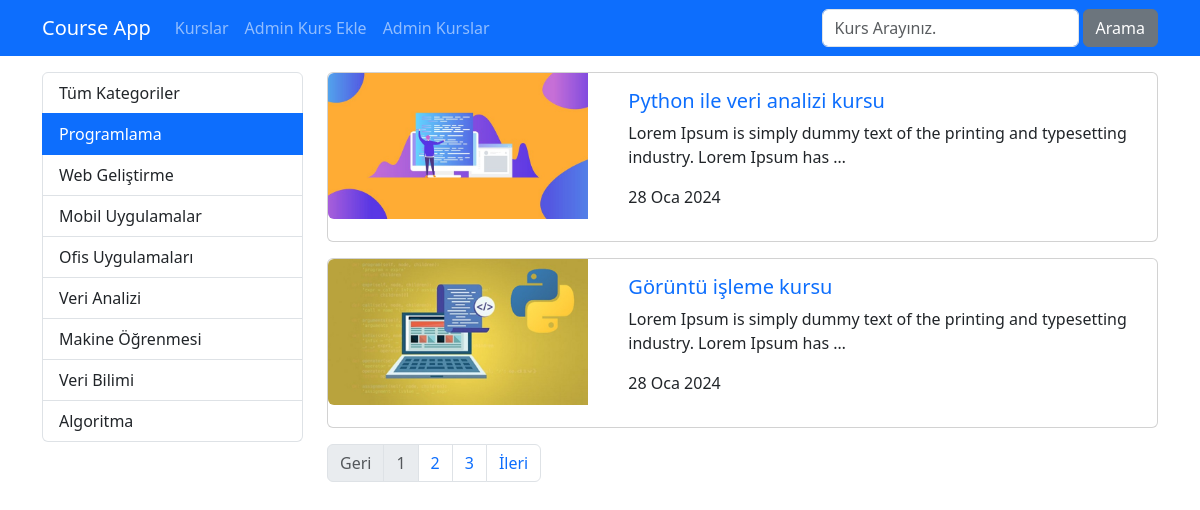
The page /kurs/kategori/programlama on the database its author committed.
### courses/models.py (models this page shows, shortened)
class Category(models.Model):
    name = models.CharField(max_length=40)
    slug = models.SlugField(default="", null=False, unique=True, db_index=True, max_length=50)

class Course(models.Model):
    title = models.CharField(max_length=50)
    description = models.TextField()
    imageUrl = models.CharField(max_length=50, blank=False)
    date = models.DateField(auto_now=True)
    isActive = models.BooleanField(default=False)
    isHome = models.BooleanField(default=False)
    slug = models.SlugField(default="", blank=True, null=False, unique=True, db_index=True)
    categories = models.ManyToManyField(Category)

### courses/views.py (the view)
# urls.py: path('kategori/<slug:slug>', getCoursesByCategory, name='courses_by_category'), # link alanina tanimlananlardan farkli bir deger girilirse burada bulunan dinamik alan calisir. Bu satir hep en asagida 
def getCoursesByCategory(request, slug):
    kurslar = Course.objects.filter(categories__slug=slug, isActive=True).order_by("date") # tarihe gore siralamasini soyledik.
    kategoriler = Category.objects.all()
    paginator = Paginator(kurslar, 2) # her sayfada 2 adet kurs olsun
    page = request.GET.get("page", 1) # varsayilan olarak ilk sayfayi al
    page_obj = paginator.page(page) # page sayfasindaki urun bilgilerini getir. # get_page yerine page de kullanabilirsin.
    context = dict(
        categories = kategoriler,
        page_obj = page_obj,
        seciliKategori = slug,
    )
    return render(request, 'courses/list.html', context)

### courses/templates/courses/list.html (shortened to what this page needs)
{% extends 'layout.html' %}
{% load static %}
{% block css_files %}
    <link rel="stylesheet" href="{% static 'courses/css/style.css' %}">
{% endblock %}
{% block content %}
    <div class="container mt-3">
        <div class="row">
            <div class="col-3">
                {% include 'courses/partials/_categories.html' %}
            </div>
            <div class="col-9">
                {% for course in page_obj.object_list %}
                    {% if course.isActive %}
                        {% include 'courses/partials/_course.html' %}
                    {% endif %}
                {% endfor %}
                {% include "courses/partials/_pagination.html" %}
            </div>
        </div>
    </div>
{% endblock content %}

### courses/templates/courses/partials/_categories.html
<div class="list-group">
    <a href="/kurs" class="list-group-item list-group-item-action">Tüm Kategoriler</a>
    {% for category in categories %}
        <a href="{% url 'courses_by_category' category.slug %}" class="list-group-item list-group-item-action {% if seciliKategori == category.slug %}active{% endif %}">{{ category.name|title }}</a>
    {% endfor %}
</div>

### courses/templates/courses/partials/_course.html (shortened to what this page needs)
{% load static %}
<div class="card mb-3">
    <div class="row">
        <div class="col-4">
            <img class="img-fluid rounded-start" src="{% static 'courses/img/'|add:course.imageUrl %}" alt="{{ course.title }}">
        </div>
        <div class="col-8">
            <div class="card-body">
                <h5 class="card-title">
                    <a href="{% url 'course_details' course.slug %}" style="text-decoration:none">
                        {{ course.title }}
                    </a>
                </h5>
                <p class="card-text">{{ course.description|truncatewords:15 }}</p>
                <p>{{ course.date|date:'SHORT_DATE_FORMAT' }}</p>
            </div>
        </div>
    </div>
</div>

### rows shown on the page
Category: name "Programlama"
Category: name "Web Geliştirme"
Category: name "Mobil Uygulamalar"
Category: name "Ofis Uygulamaları"
Category: name "Veri Analizi"
Category: name "Makine Öğrenmesi"
Category: name "Veri Bilimi"
Category: name "Algoritma"
Course: imageUrl (picture), title "Python ile veri analizi kursu", description "Lorem Ipsum is simply dummy text of the printing and typesetting industry. Lorem Ipsum has …", date "28 Oca 2024"
Course: imageUrl (picture), title "Görüntü işleme kursu", description "Lorem Ipsum is simply dummy text of the printing and typesetting industry. Lorem Ipsum has …", date "28 Oca 2024"

### other values the page prints
{{ i }} "1"
{{ i }} "2" "3"
